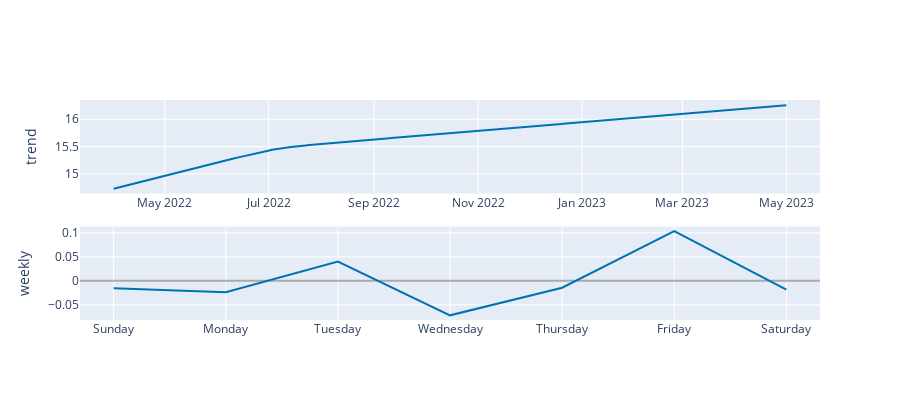

The notebook cell this image was saved under:
### Code cell
plot_components_plotly(m, forecast)

### Figure 1 — Plotly figure (JSON) as saved in the notebook; plotly's stock layout.template omitted (floating-point values rounded to 4 significant figures; data arrays with more than 128 entries replaced by an {"elided": "..."} marker saying what was removed)
{"data": [{"line": {"color": "#0072B2", "width": 2}, "mode": "lines", "name": "trend", "type": "scatter", "x": {"elided": "389 str values"}, "xaxis": "x", "y": {"elided": "389 float values"}, "yaxis": "y"}, {"line": {"color": "rgba(0, 114, 178, 0.2)", "width": 0}, "mode": "lines", "name": "trend_upper", "type": "scatter", "x": {"elided": "389 str values"}, "xaxis": "x", "y": {"elided": "389 float values"}, "yaxis": "y"}, {"fill": "tonexty", "fillcolor": "rgba(0, 114, 178, 0.2)", "line": {"color": "rgba(0, 114, 178, 0.2)", "width": 0}, "mode": "lines", "name": "trend_lower", "type": "scatter", "x": {"elided": "389 str values"}, "xaxis": "x", "y": {"elided": "389 float values"}, "yaxis": "y"}, {"line": {"color": "#0072B2", "width": 2}, "mode": "lines", "name": "weekly", "type": "scatter", "x": ["2017-01-01T00:00:00", "2017-01-02T00:00:00", "2017-01-03T00:00:00", "2017-01-04T00:00:00", "2017-01-05T00:00:00", "2017-01-06T00:00:00", "2017-01-07T00:00:00"], "xaxis": "x2", "y": [-0.01533, -0.02383, 0.04003, -0.07186, -0.01434, 0.1035, -0.01812], "yaxis": "y2"}], "layout": {"height": 400, "showlegend": false, "width": 900, "xaxis": {"anchor": "y", "domain": [0, 1], "range": ["2022-03-12T06:00:00", "2023-05-20T18:00:00"], "type": "date"}, "xaxis2": {"anchor": "y2", "domain": [0, 1], "range": ["2016-12-31T16:48:00", "2017-01-07T07:12:00"], "tickformat": "%A", "type": "date"}, "yaxis": {"anchor": "x", "domain": [0.575, 1], "rangemode": "normal", "title": {"text": "trend"}, "zerolinecolor": "#AAA"}, "yaxis2": {"anchor": "x2", "domain": [0, 0.425], "title": {"text": "weekly"}, "zerolinecolor": "#AAA"}}}
